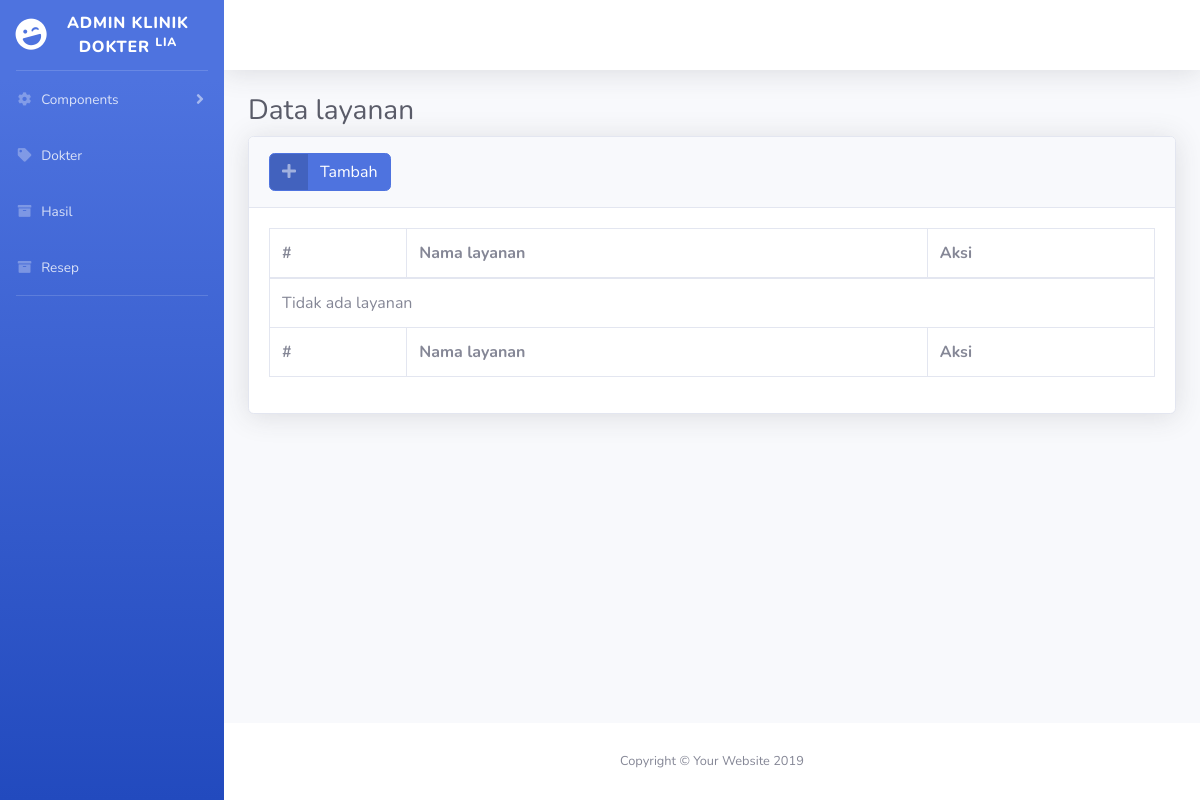
The page /index.php/layanan on the database as committed earlier.
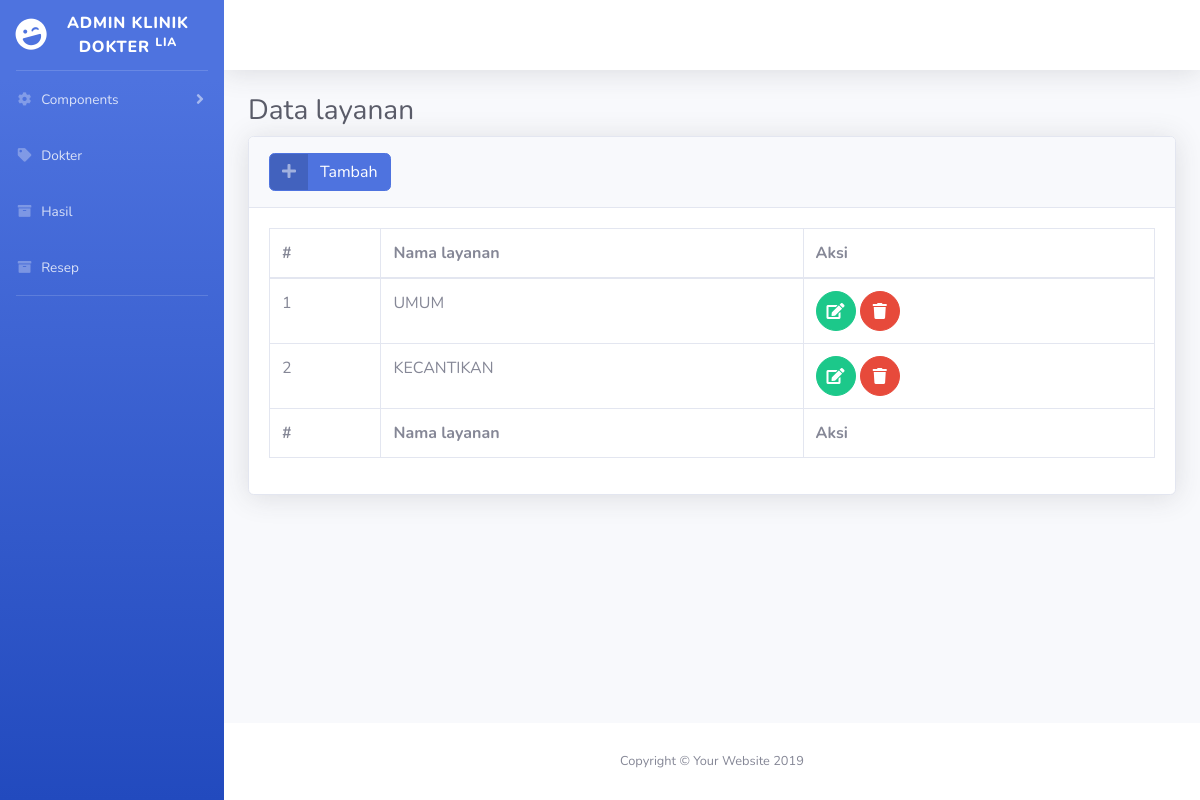
The same page on the database as committed later.
### tables this page shows
CREATE TABLE `tb_layanan` (
  `id_layanan` bigint(20) NOT NULL,
  `nama_layanan` enum('UMUM','KECANTIKAN') NOT NULL
);

### application/controllers/Layanan.php (called while the page is built, shortened)
<?php
class Layanan extends CI_Controller {
	public function index()
	{
		$parser = array(
			'p_semualayanan' => $this->db->get_where('tb_layanan')->result()
			);
		$this->load->view('layanan/v_daftar',
			$parser);
	}
}
?>

### index.php (called while the page is built, shortened)
<?php
require_once BASEPATH.'core/CodeIgniter.php';

### application/views/layanan/v_daftar.php (the view, shortened to what this page needs)
<!DOCTYPE html>
<html lang="en">
<head>
  <link href="<?php echo base_url(); ?>tema/admin/vendor/fontawesome-free/css/all.min.css" rel="stylesheet" type="text/css">
   <link href="<?php echo base_url(); ?>tema/admin/css/sb-admin-2.min.css" rel="stylesheet">
  <link href="vendor/datatables/dataTables.bootstrap4.min.css" rel="stylesheet">
</head>
<body id="page-top">
  <div id="wrapper">
    <div id="content-wrapper" class="d-flex flex-column">
      <div id="content">
        <div class="container-fluid">
          <h1 class="h3 mb-2 text-gray-800">Data layanan</h1>
          <div class="card shadow mb-4">
            <div class="card-header py-3">
              <h6 class="m-0 font-weight-bold text-primary">
                <a href="<?php echo site_url('layanan/tambah'); ?>" class="btn btn-primary btn-icon-split">
                    <span class="icon text-white-50">
                      <i class="fas fa-plus"></i>
                    </span>
                    <span class="text">Tambah</span>
                  </a>
              </h6>
            </div>
            <div class="card-body">
              <div class="table-responsive">
                <table class="table table-bordered" id="dataTable" width="100%" cellspacing="0">
                  <thead>
                    <tr>
                     <th>#</th>
                     <th>Nama layanan</th>
                     <th>Aksi</th>
                    </tr>
                  </thead>
                  <tfoot>
                    <tr>
                     <th>#</th>
                     <th>Nama layanan</th>
                      <th>Aksi</th>
                    </tr>
                  </tfoot>
                  <tbody>
                   <?php if(count($p_semualayanan) > 0) { ?>
      <?php $no = 1; ?>
      <?php foreach ($p_semualayanan as $data) { ?>
      <tr>
        <td><?php echo $no++; ?></td>
        <td><?php echo $data->nama_layanan; ?></td>
        <td>
          <a href="<?php echo site_url('layanan/edit/' . $data->id_layanan); ?>" class="btn btn-success btn-circle">
                    <i class="fas fa-edit"></i>
                  </a>
           <a href="<?php echo site_url('layanan/proses_hapus/' . $data->id_layanan); ?>" class="btn btn-danger btn-circle">
                    <i class="fas fa-trash"></i>
                  </a>
        </td>
      </tr>
      <?php } ?>
      <?php } else { ?>
      <tr>
        <td colspan="4">Tidak ada layanan</td>
      </tr>
      <?php } ?>
                  </tbody>
                </table>
              </div>
            </div>
          </div>
        </div>
      </div>

Rows that differ between the two databases and show on the page:
added tb_layanan: nama_layanan "UMUM"
added tb_layanan: nama_layanan "KECANTIKAN"
Other text that changed with them:
text no longer shown: "Tidak ada layanan"
